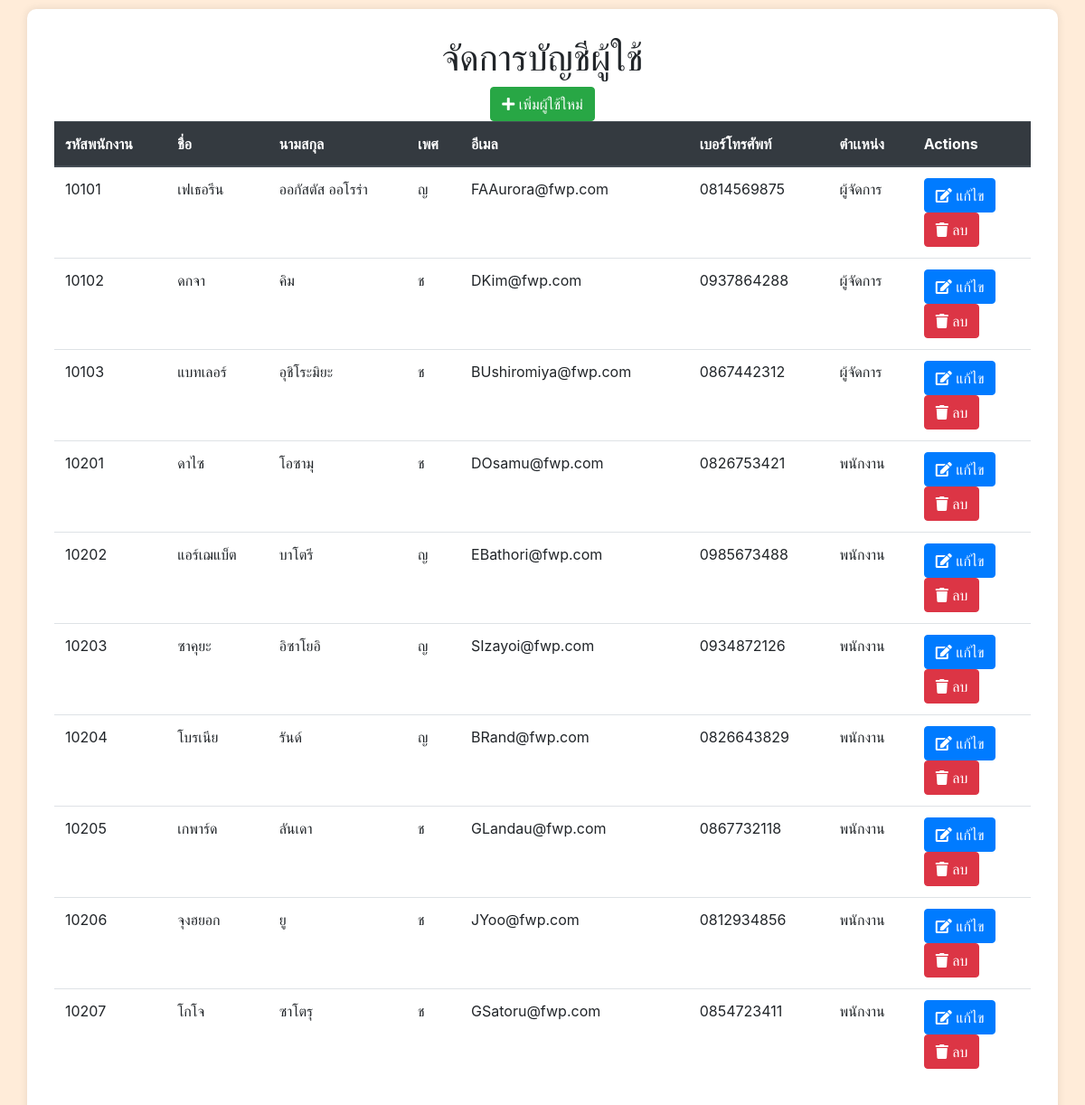
The app's page /manage_Accounts.php with its own data.
### tables this page shows
CREATE TABLE employees (
  emp_id INTEGER PRIMARY KEY,
  first_name TEXT,
  last_name TEXT,
  sex TEXT,
  email TEXT,
  phone TEXT,
  position TEXT
);

### manage_Accounts.php (the view, shortened to what this page needs)
<?php
$db = new MyDB();
?>
<!DOCTYPE html>
<html lang="en">
<head>
    <link rel="stylesheet" href="https://maxcdn.bootstrapcdn.com/bootstrap/4.3.1/css/bootstrap.min.css">
    <link rel="stylesheet" href="https://cdnjs.cloudflare.com/ajax/libs/font-awesome/5.15.4/css/all.min.css">
</head>
<body>
    <div class="container">
        <div class="text-center">
            <h1>จัดการบัญชีผู้ใช้</h1>
        </div>
        <div class="text-center">
            <form method="post" action="add_user.php">
                <button type="submit" name="add" class="btn btn-success"><i class="fas fa-plus"></i> เพิ่มผู้ใช้ใหม่</button>
            </form>
        </div>
        <?php
            $sql ="SELECT * FROM employees";
            $ret = $db->query($sql);
            echo "<table class='table'>";
            echo "<thead class='thead-dark'>";
            echo "<tr>";
            echo "<th>รหัสพนักงาน</th>";
            echo "<th>ชื่อ</th>";
            echo "<th>นามสกุล</th>";
            echo "<th>เพศ</th>";
            echo "<th>อีเมล</th>";
            echo "<th>เบอร์โทรศัพท์</th>";
            echo "<th>ตำเเหน่ง</th>";
            echo "<th>Actions</th>";
            echo "</tr>";
            echo "</thead>";
            echo "<tbody>";
            while($row = $ret->fetchArray(SQLITE3_ASSOC)) {
                echo "<tr>";
                echo "<td>".$row["emp_id"]."</td>";
                echo "<td>".$row["first_name"]."</td> ";
                echo "<td>". $row["last_name"]."</td>";
                echo "<td>".$row["sex"]."</td>";
                echo "<td>".$row["email"]."</td>";
                echo "<td>".$row["phone"]."</td>";
                echo "<td>".$row["position"]."</td>";
                echo "<td>";
                echo "<form method='post' action='edit_user.php'>";
                echo "<button type='submit' name='editemp' class='btn btn-primary'><i class='fas fa-edit'></i> แก้ไข</button>";
                echo "</form>";
                echo "<form method='post' action='".htmlspecialchars($_SERVER["PHP_SELF"])."'>";
                echo "<button type='submit' name='delemp' class='btn btn-danger'><i class='fas fa-trash'></i> ลบ</button>";
                echo "</form>";
                echo "</td>";
                echo "</tr>";
            }
            echo "</tbody>";
            echo "</table>";
        ?>
    </div>
</body>
</html>

### manage_Accounts.php (style rules this page uses)
body { background-color: #FFECD9; padding-top: 10px; }
.container { background-color: #fff; border-radius: 10px; padding: 30px; box-shadow: 0 0 10px rgba(0, 0, 0, 0.1); }

### records on screen
employees: emp_id "10101", first_name "เฟเธอรีน", last_name "ออกัสตัส ออโรร่า", sex "ญ", email "FAAurora@fwp.com", phone "0814569875", position "ผู้จัดการ"
employees: emp_id "10102", first_name "ดกจา", last_name "คิม", sex "ช", email "DKim@fwp.com", phone "0937864288", position "ผู้จัดการ"
employees: emp_id "10103", first_name "แบทเลอร์", last_name "อุชิโระมิยะ", sex "ช", email "BUshiromiya@fwp.com", phone "0867442312", position "ผู้จัดการ"
employees: emp_id "10201", first_name "ดาไซ", last_name "โอซามุ", sex "ช", email "DOsamu@fwp.com", phone "0826753421", position "พนักงาน"
employees: emp_id "10202", first_name "แอร์เฌแบ็ต", last_name "บาโตรี", sex "ญ", email "EBathori@fwp.com", phone "0985673488", position "พนักงาน"
employees: emp_id "10203", first_name "ซาคุยะ", last_name "อิซาโยอิ", sex "ญ", email "SIzayoi@fwp.com", phone "0934872126", position "พนักงาน"
employees: emp_id "10204", first_name "โบรเนีย", last_name "รันด์", sex "ญ", email "BRand@fwp.com", phone "0826643829", position "พนักงาน"
employees: emp_id "10205", first_name "เกพาร์ด", last_name "ลันเดา", sex "ช", email "GLandau@fwp.com", phone "0867732118", position "พนักงาน"
employees: emp_id "10206", first_name "จุงฮยอก", last_name "ยู", sex "ช", email "JYoo@fwp.com", phone "0812934856", position "พนักงาน"
employees: emp_id "10207", first_name "โกโจ", last_name "ซาโตรุ", sex "ช", email "GSatoru@fwp.com", phone "0854723411", position "พนักงาน"
